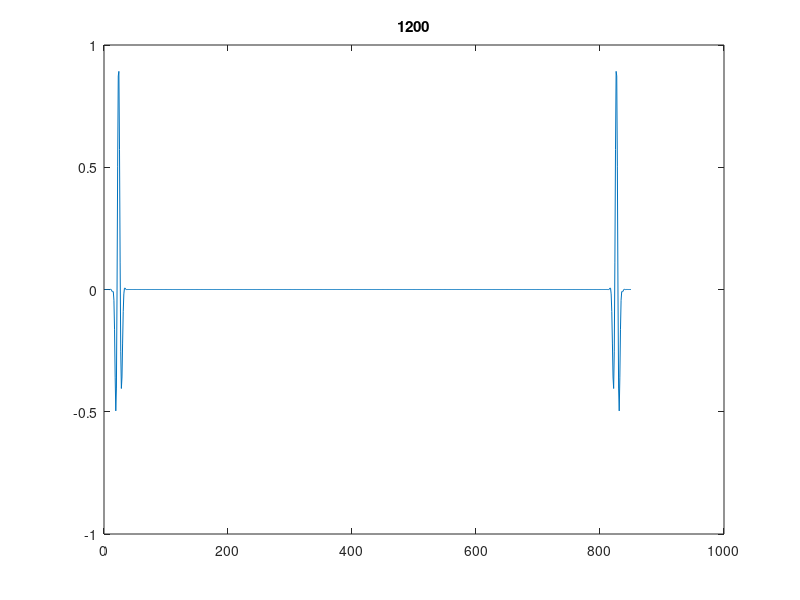
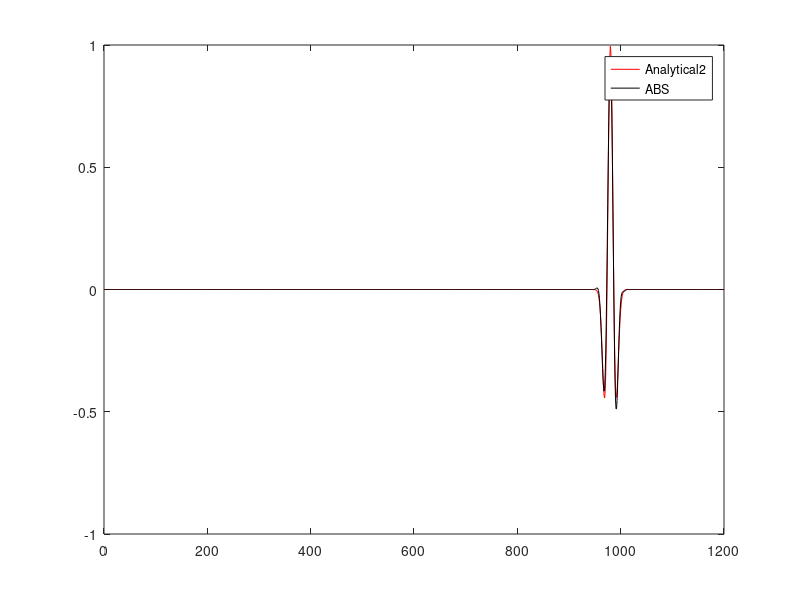

Recreate these plots in MATLAB, in order.
% 历时 38.682071 秒。
% 历时 38.311698 秒。
% 历时 37.785946 秒。
% 历时 33.637174 秒。
clear
clc %%%%%%%
close all
% Elapsed time is 9.253353 seconds.
nt=1200;    % number of time steps
eps=.6;     % stability
isnap=60;    % snapshot sampling

nx=850;


v=2000;
c=v;
% v(1:nz/2,:)=2800;


p=zeros([1,nx]); pboundarynew=p;pdan=p;
dx=20;  %calculate space increment
h=dx;
x=(0:(nx-1))*dx;

dt=0.0038; % calculate time step from stability criterion
tau=dt;
r2=v.*v.*dt*dt/dx/dx;

f0 = 9;
t0 = 4/(2*pi*f0);       % 信号峰值时间 (s)
t = (0:nt-1)*dt;        % 时间轴 t ∈ [0, (nt-1)*dt]

src = (1 - 2*(pi*f0*(t - t0 )).^2) .* ...
    exp(-(pi*f0*(t - t0 )).^2);


seis_record=zeros(nt,1);
p=zeros([nx,1]); pnew=p; pold=p;
d2px=p;
d2pz=p;

% Source location
xs=nx/2;

h=dx;
r=v*dt/h;

d1pxz_2=p;
d1pxz_3=p;
d1pxz_4=p;





% coeff2=[1.15972, -0.395833, 0.3125, -0.0763889] 
coeff2=[1.16667, -0.416667, 0.333333, -0.0833333]


coeff=[ 1.24275, -0.113493, 0.0272555, -0.00731429, 0.00173544, -0.000303651, 0.0000284348];
% figure;
for loop=1:1
    tic

    p=zeros([nx,1]); Vx=p; Vz=p;

    for it=1:nt,

        d1px11=Vx-circshift(Vx,[1]);
        d1px12=(circshift(Vx,[-1])-circshift(Vx,[2]));
        d1px13=(circshift(Vx,[-2])-circshift(Vx,[3]));
        d1px14=(circshift(Vx,[-3])-circshift(Vx,[4]));
        d1px15=(circshift(Vx,[-4])-circshift(Vx,[5]));
        d1px16=(circshift(Vx,[-5])-circshift(Vx,[6]));
        d1px17=(circshift(Vx,[-6])-circshift(Vx,[7]));

        d1px=coeff(1)*d1px11+coeff(2)*d1px12+coeff(3)*d1px13+coeff(4)*d1px14+coeff(5)*d1px15+coeff(6)*d1px16...
            +coeff(7)*d1px17;


        d1pxz=d1px;
        p=p-dt*v.^2.*(coeff2(1)*d1pxz+coeff2(2)*d1pxz_2+coeff2(3)*d1pxz_3+coeff2(4)*d1pxz_4)/h;

        d1pxz_4=d1pxz_3;
        d1pxz_3=d1pxz_2;
        d1pxz_2=d1pxz;

        p(xs)= src(it);


        d1px1=(circshift(p,[-1])-circshift(p,[0]));
        d1px2=(circshift(p,[-2])-circshift(p,[1]));
        d1px3=(circshift(p,[-3])-circshift(p,[2]));
        d1px4=(circshift(p,[-4])-circshift(p,[3]));
        d1px5=(circshift(p,[-5])-circshift(p,[4]));
        d1px6=(circshift(p,[-6])-circshift(p,[5]));
        d1px7=(circshift(p,[-7])-circshift(p,[6]));


        d1px=coeff(1)*d1px1+coeff(2)*d1px2+coeff(3)*d1px3+coeff(4)*d1px4+coeff(5)*d1px5+coeff(6)*d1px6...
            +coeff(7)*d1px7;


        Vx=Vx-dt*(d1px)/h;


        if rem(it,isnap)== 0,
            plot(p)
            title(it)
            drawnow
        end

        seis_record(it)=p(60);


    end

end
toc




x = 3650*2;               % 震源-接收器距离 (m)

%% 计算解析解
delta_t = x / c;        % 时间延迟
analytical =  (1 - 2*(pi*f0*(t - t0 - delta_t)).^2) .* ...
    exp(-(pi*f0*(t - t0 - delta_t)).^2);

%% 归一化（匹配数值导数振幅）
analytical2 = analytical / max(abs(analytical)) * max(abs(src));
figure;plot(analytical2,'r')
hold on;plot(seis_record,'k')
legend('Analytical2','ABS')

% coeff2=[1.13889, -0.333333, 0.25, -0.0555556];
% save('figure1_ABS_Non_Balanced_1D.mat')


% [1.125, -0.291667, 0.208333, -0.0416667]
% save('figure1_ABS_Non_Balanced_1D_1.mat')


% [1.15972, -0.395833, 0.3125, -0.0763889] 
% save('figure1_ABS_Non_Balanced_1D_2.mat')


% [0.840278, 0.145833, 0.0208333, -0.00694444]
save('figure2_M4ABS_Non_Balanced_1D_r38.mat')